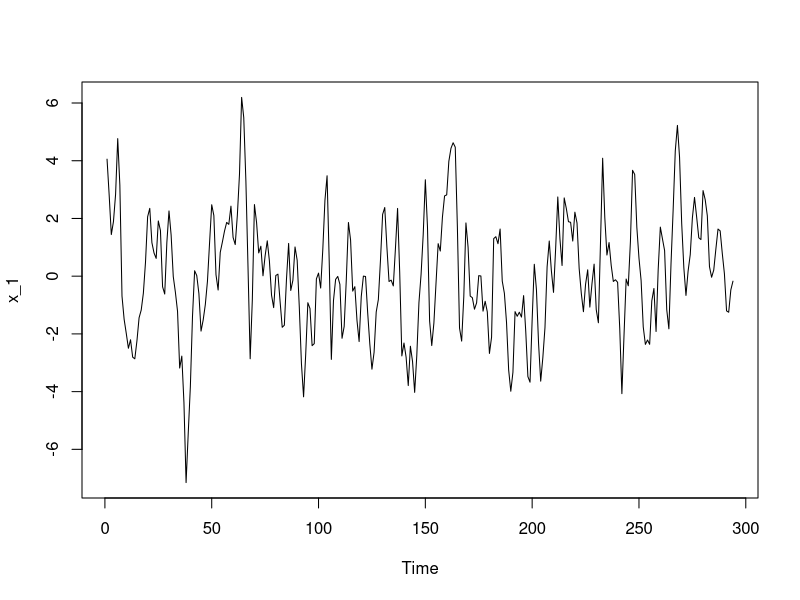
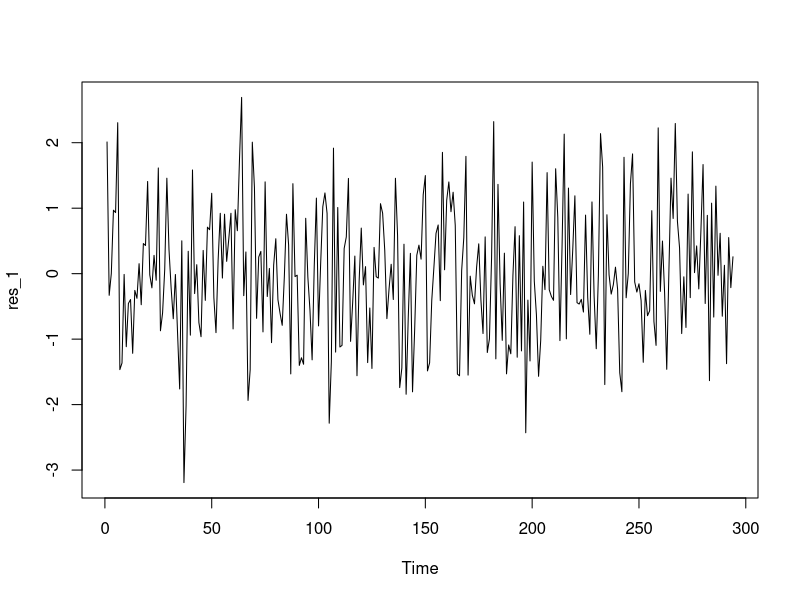
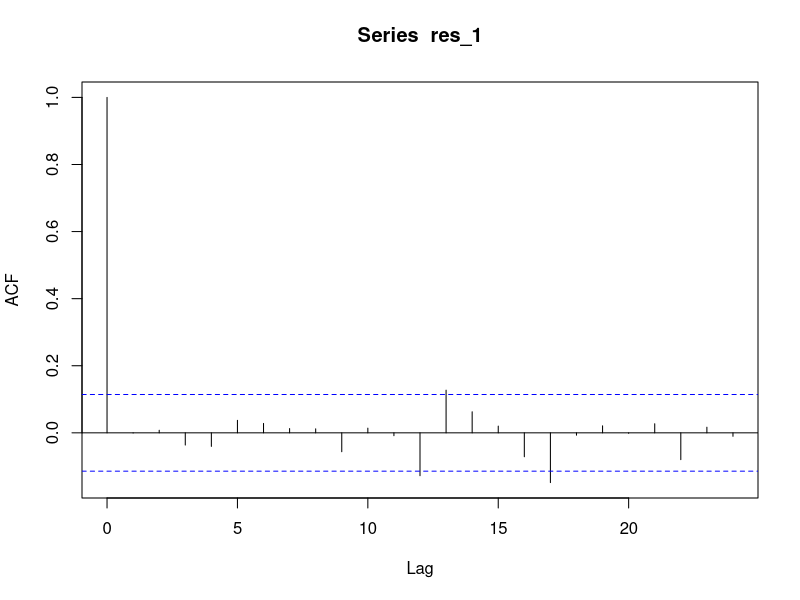
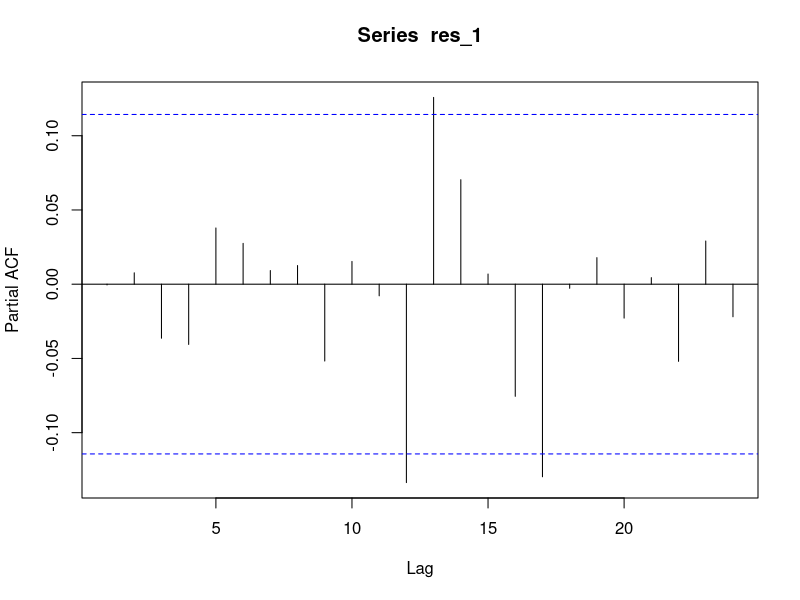
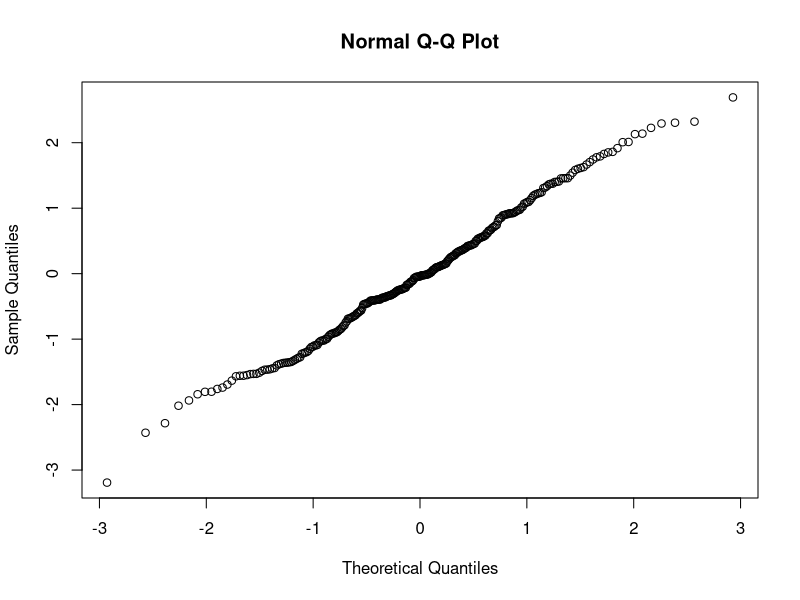
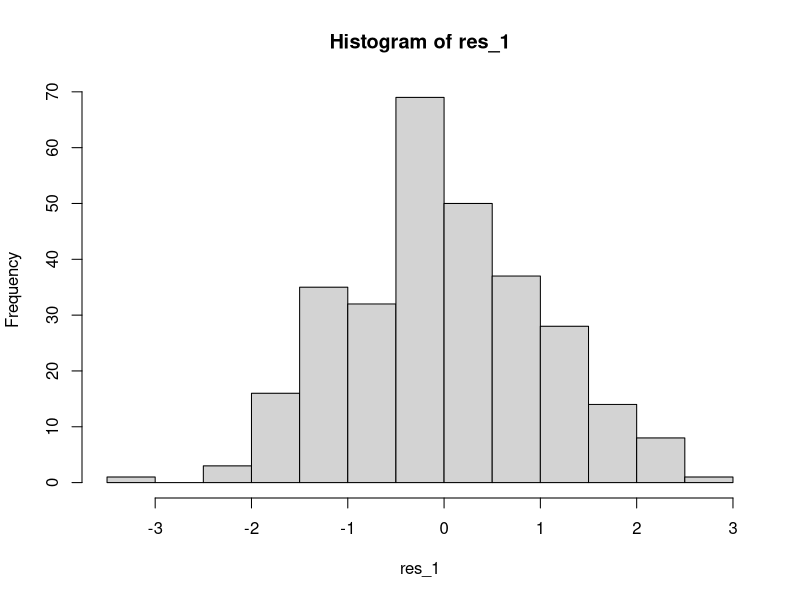
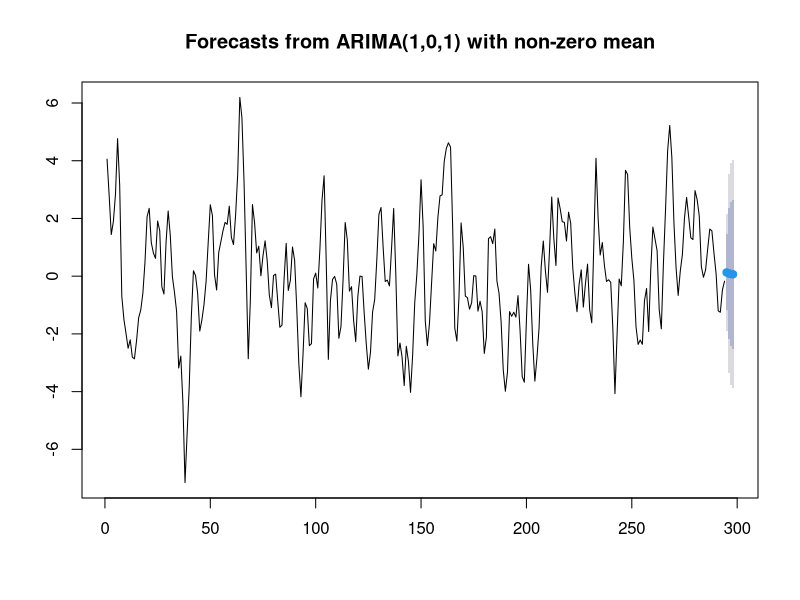
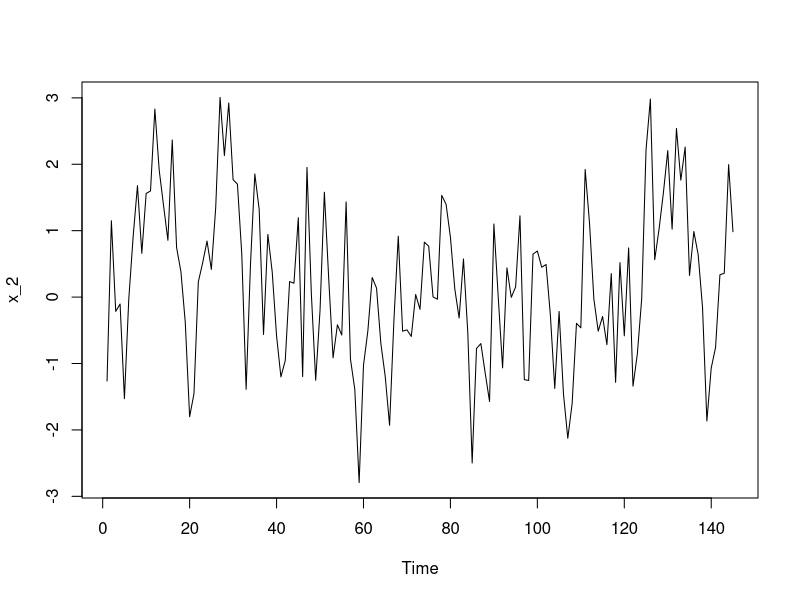

The R source for these figures, in order:
#install.packages("forecast")
#install.packages("lmtest")

library(forecast)
library(lmtest)

data <- read.csv("Data/lab5.csv", header = TRUE, sep = ",")

# Series_1

x_1 <- data$Series.1

ts.plot(x_1)
t_1 <- seq(1, length(x_1))
linmod_1 <- lm(x_1~t_1)
linmod_1

# x2_detrended <- linmod1$residuals
# ts.plot(x2_detrended)

# acf(x2_detrended)
# ACF -
# pacf(x2_detrended)
# PACF -

#Differenciate
#x2_detrended_diff1 <- diff(x2_detrended, difference=1)
#ts.plot(x2_detrended_diff1)
#x2_detrended_diff2 <- diff(x2_detrended, difference=2)
#ts.plot(x2_detrended_diff2)
# d = 2 - stationary

# acf(x2_detrended_diff2)
# MA(2) - q=2 not null, q > 2 null
# pacf(x2_detrended_diff2)
# exponentila decay - suggests MA model

# Model
# ARIMA(1,0,1)
model_1 <- arima(x_1, order=c(1,0,1))
res_1 <- model_1$residuals
coeftest(model_1)
fit_1 <- fitted(model_1)
ts.plot(res_1)
acf(res_1)
pacf(res_1)
qqnorm(res_1)
hist(res_1)
# overfit

# ARIMA(2,0,1)
model_1_overAR <- arima(x_1, order=c(2,0,1))
res_1_overAR <- model_1_overAR$residuals
coeftest(model_1_overAR)


#Ljung-Box Piere Statistic
Box.test(res_1, type="Ljung", lag=10)
Box.test(res_1, type="Ljung", lag=50)
Box.test(res_1, type="Ljung", lag=100)

# Forecast
x_1_forecast <- forecast(model_1, h=4)
summary(x_1_forecast)
plot(x_1_forecast)


# Series_2

x_2 <- data$Series.2[1:145]

ts.plot(x_2)
t_2 <- seq(1, length(x_2))
linmod_2 <- lm(x_2~t_2)
linmod_2

# Model
# ARIMA(3,1,0)
model_2 <- arima(x_2, order=c(3,1,0))
res_2 <- model_2$residuals
coeftest(model_2)
fit_2 <- fitted(model_2)
ts.plot(res_2)
acf(res_2)
pacf(res_2)
qqnorm(res_2)
hist(res_2)

#Ljung-Box Piere Statistic
Box.test(res_2, type="Ljung", lag=10)
Box.test(res_2, type="Ljung", lag=50)
Box.test(res_2, type="Ljung", lag=100)

# Forecast
x_2_forecast <- forecast(model_2, h=5)
x_2_forecast
plot(x_2_forecast)
summary(x_2_forecast)

data$Series.2[146:150]


# Series_3

x_3 <- data$Series.3[1:195]

ts.plot(x_3)
t_3 <- seq(1, length(x_3))
linmod_3 <- lm(x_3~t_3)
linmod_3

# Model
# ARIMA(0,0,2)
model_3 <- arima(x_3, order=c(0,0,2), include.mean = FALSE)
res_3 <- model_3$residuals
coeftest(model_3)
fit_3 <- fitted(model_3)
ts.plot(res_3)
acf(res_3)
pacf(res_3)
qqnorm(res_3)
hist(res_3)

#Ljung-Box Piere Statistic
Box.test(res_3, type="Ljung", lag=10)
Box.test(res_3, type="Ljung", lag=50)
Box.test(res_3, type="Ljung", lag=100)

# Forecast
x_3_forecast <- forecast(model_3, h=4)
plot(x_3_forecast)
summary(x_3_forecast)

data$Series.3[196:199]

# ARIMA(0,0,3)
model_3_1 <- arima(x_3, order=c(0,0,3), include.mean = FALSE)
# Forecast
x_3_forecast_1 <- forecast(model_3_1, h=4)
summary(x_3_forecast_1)
